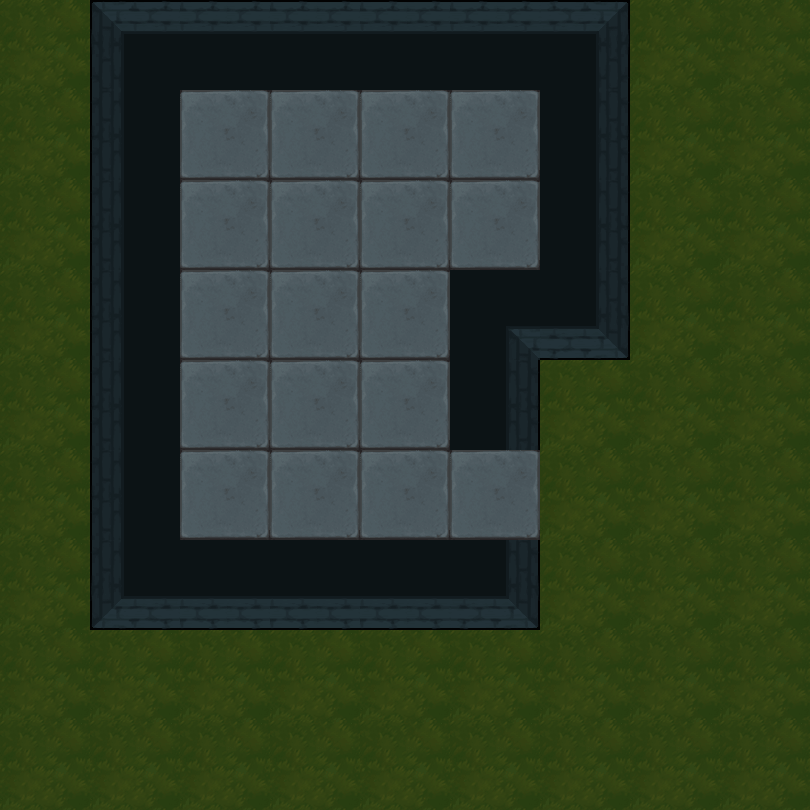

Below is a game level as drawn by its tile map, then a one-line description and the .tmx that defines it (tile-layer data replaced by summaries):
An orthogonal 9x9 tile map with 90x90 px tiles, 2 tile layers (地形, 障碍) and 25 objects (15x map, 8x spring, bed, door).

<map version="1.5" tiledversion="1.7.2" orientation="orthogonal" renderorder="right-down" width="9" height="9" tilewidth="90" tileheight="90" infinite="0" nextlayerid="4" nextobjectid="38">
 <tileset firstgid="1" name="7415bc93c47e5d7693a229e68521d07" tilewidth="90" tileheight="90" tilecount="100" columns="10">
  <image source="3.png" trans="ff00ff" width="900" height="900" />
 </tileset>
 <layer id="1" name="地形" width="9" height="9">
  <data>[81 cells, 81 non-empty, 2 distinct tile ids]</data>
 </layer>
 <layer id="2" name="障碍" width="9" height="9">
  <data>[81 cells, 21 non-empty, 10 distinct tile ids]</data>
 </layer>
 <objectgroup id="3" name="对象">
  <object id="2" name="bed" x="180" y="180" width="90" height="90" />
  <object id="4" name="map" x="270" y="180" width="90" height="90" />
  <object id="5" name="map" x="270" y="270" width="90" height="90" />
  <object id="6" name="map" x="270" y="360" width="90" height="90" />
  <object id="7" name="map" x="270" y="450" width="90" height="90" />
  <object id="10" name="map" x="450" y="90" width="90" height="90" />
  <object id="12" name="map" x="360" y="180" width="90" height="90" />
  <object id="13" name="map" x="270" y="90" width="90" height="90" />
  <object id="14" name="map" x="360" y="90" width="90" height="90" />
  <object id="15" name="map" x="180" y="90" width="90" height="90" />
  <object id="17" name="map" x="180" y="450" width="90" height="90" />
  <object id="18" name="map" x="180" y="360" width="90" height="90" />
  <object id="19" name="spring" x="360" y="630" width="90" height="90">
   <properties>
    <property name="direction" value="1" />
   </properties>
  </object>
  <object id="25" name="map" x="360" y="450" width="90" height="90">
   <properties>
    <property name="weapon" type="int" value="1" />
   </properties>
  </object>
  <object id="26" name="map" x="360" y="360" width="90" height="90">
   <properties>
    <property name="weapon" type="int" value="2" />
   </properties>
  </object>
  <object id="27" name="map" x="360" y="270" width="90" height="90">
   <properties>
    <property name="weapon" type="int" value="3" />
   </properties>
  </object>
  <object id="28" name="map" x="450" y="180" width="90" height="90">
   <properties>
    <property name="weapon" type="int" value="4" />
   </properties>
  </object>
  <object id="30" name="spring" x="180" y="270" width="90" height="90">
   <properties>
    <property name="direction" value="4" />
   </properties>
  </object>
  <object id="31" name="door" x="450" y="450" width="90" height="90">
   <properties>
    <property name="LorR" type="int" value="1" />
    <property name="motion" type="int" value="1" />
    <property name="rotate" type="int" value="90" />
   </properties>
  </object>
  <object id="32" name="spring" x="540" y="360" width="90" height="90">
   <properties>
    <property name="direction" value="3" />
   </properties>
  </object>
  <object id="33" name="spring" x="720" y="360" width="90" height="90">
   <properties>
    <property name="direction" value="4" />
   </properties>
  </object>
  <object id="34" name="spring" x="720" y="180" width="90" height="90">
   <properties>
    <property name="direction" value="3" />
   </properties>
  </object>
  <object id="35" name="spring" x="720" y="0" width="90" height="90">
   <properties>
    <property name="direction" value="3" />
   </properties>
  </object>
  <object id="36" name="spring" x="540" y="540" width="90" height="90">
   <properties>
    <property name="direction" value="3" />
   </properties>
  </object>
  <object id="37" name="spring" x="540" y="720" width="90" height="90">
   <properties>
    <property name="direction" value="4" />
   </properties>
  </object>
 </objectgroup>
</map>
